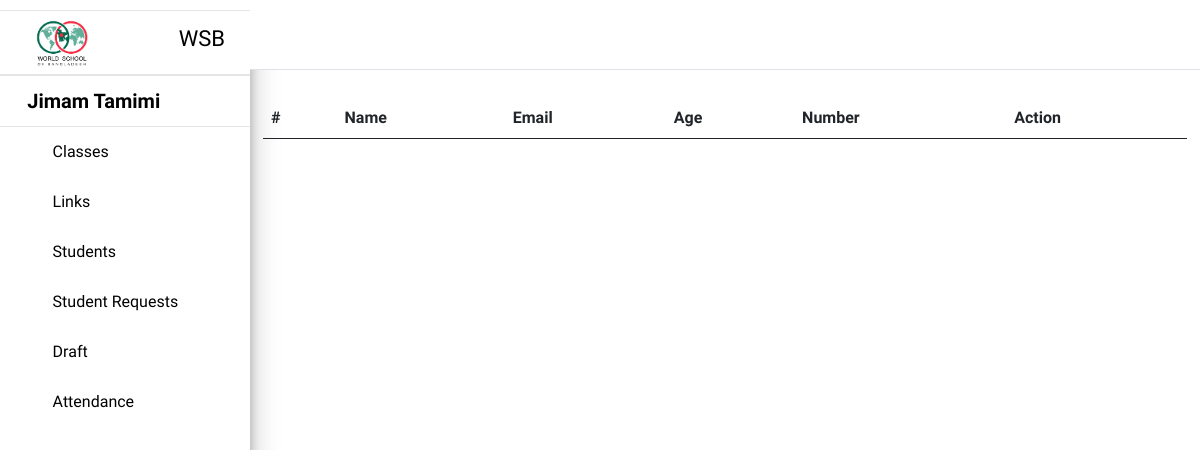
The page /dashboard/students/requests/ (signed in) on the database as committed earlier.
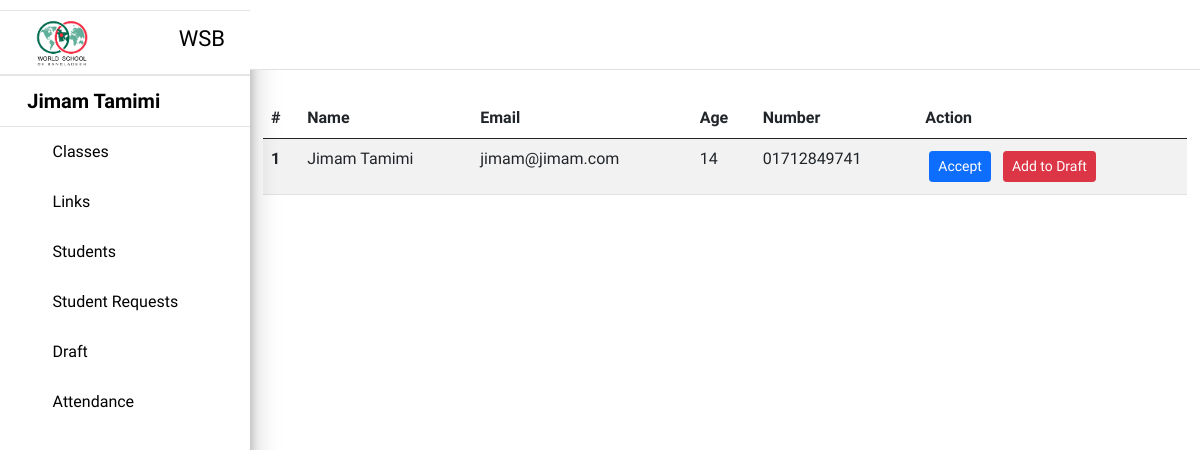
The same page on the database as committed later.
### home/models.py (models this page shows, shortened)
class MyUser(AbstractBaseUser, PermissionsMixin):
    email = models.EmailField(max_length=90, blank=False, unique=True)
    timeStamp=models.DateTimeField(auto_now_add=True, blank=True)
    first_name = models.CharField("First Name", max_length=10, blank=False)
    last_name = models.CharField("Last Name", max_length=10, blank=False)
    age = models.PositiveIntegerField("Age", blank=False)
    number = models.CharField("Phone Number", max_length=30, blank=False)
    addtional_number = models.CharField("Addtional Phone Number", max_length=30, blank=False)
    in_draft = models.BooleanField(default=False)
    is_student = models.BooleanField(default=False)
    is_active = models.BooleanField(default=True)
    is_superuser = models.BooleanField(default=False)
    is_staff = models.BooleanField(default=False)
    objects = CustomUserManager()
    USERNAME_FIELD = 'email'

### dashboard/views.py (the view, shortened to what this page needs)
# urls.py: path('students/requests/', views.studentRequest),
@staff_member_required
def studentRequest(request):
    if(request.method == 'GET'):
        students = MyUser.objects.filter(is_student=False, is_staff=False, in_draft=False)
        context = {
            'students':students
        }
        return render(request, 'dashboard/student-requests.html', context)

### home/context_processors.py (called while the page is built, shortened)
def animations(request):
    return {
        'animation_class': choice(animation_classes)
    }

def baseUrl(request):
    return {
        'BASE_URL': settings.BASE_URL
    }

def roll(request):
    if(request.user.is_authenticated):
        if(not request.user.is_student and request.user.is_staff == False):
            return {
                'is_student': False,
                'is_staff': False,
            }
        if(request.user.is_student):
            return {
                'is_student': True,
                'is_staff': False,
            }
        if(request.user.is_staff):
            return {
                'is_staff': True,
                'is_student': False,
            }
    else:
        return {
            'is_staff': False,
            'is_student': False,
        }

### templates/dashboard/student-requests.html (shortened to what this page needs)
{% extends 'dashboard-base.html' %}
{% block studentRequests %}dashboard-action{% endblock studentRequests %}
{% block content %}
<table class="table table-striped table-hover">
    <thead>
      <tr>
        <th scope="col">#</th>
        <th scope="col">Name</th>
        <th scope="col">Email</th>
        <th scope="col">Age</th>
        <th scope="col">Number</th>
        <th scope="col">Action</th>
      </tr>
    </thead>
    <tbody>
    {% load poll_extras  %}
        {% for student in students %}
            <tr   style="cursor: pointer;">
                <th scope="row">{{forloop.counter}}</th>
                <td>{{student.first_name}} {{student.last_name}}</td>
                <td>{{student.email}}</td>
                <td>{{student.age}}</td>
                <td>{{student.number}}</td>
                <td>
                    <form action="/dashboard/students/requests/" method="post">
                        <button type="submit" value="accept" name="action" class="btn btn-primary btn-sm m-1">Accept</button>
                        <button type="submit" value="reject" name="action" class="btn btn-danger btn-sm m-1">Add to Draft</button>
                    </form>
                </td>
            </tr>
        {% endfor %}
    </tbody >
</table>
{% endblock content %}

Rows that differ between the two databases and show on the page:
added MyUser: first_name "Jimam", last_name "Tamimi", email "jimam@jimam.com", age "14", number "01712849741"
